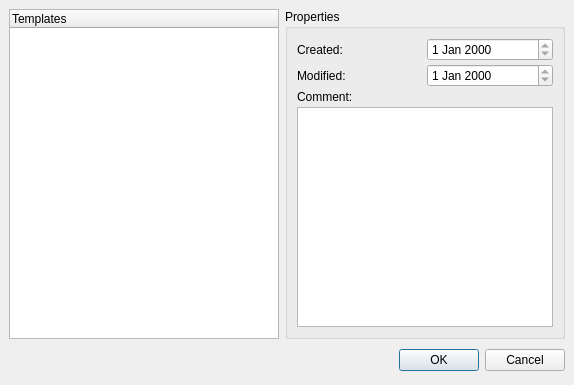
<ui version="4.0" >
 <author></author>
 <comment></comment>
 <exportmacro></exportmacro>
 <class>TemplateDialogBase</class>
 <widget class="QDialog" name="TemplateDialogBase" >
  <property name="geometry" >
   <rect>
    <x>0</x>
    <y>0</y>
    <width>574</width>
    <height>385</height>
   </rect>
  </property>
  <property name="windowTitle" >
   <string>MusE: Select Template</string>
  </property>
  <layout class="QGridLayout" >
   <property name="margin" >
    <number>9</number>
   </property>
   <property name="spacing" >
    <number>6</number>
   </property>
   <item row="0" column="1" >
    <widget class="QGroupBox" name="groupBox" >
     <property name="title" >
      <string>Properties</string>
     </property>
     <layout class="QGridLayout" >
      <property name="margin" >
       <number>9</number>
      </property>
      <property name="spacing" >
       <number>3</number>
      </property>
      <item row="0" column="1" >
       <widget class="QDateEdit" name="createdDate" >
        <property name="focusPolicy" >
         <enum>Qt::NoFocus</enum>
        </property>
        <property name="readOnly" >
         <bool>true</bool>
        </property>
       </widget>
      </item>
      <item row="1" column="1" >
       <widget class="QDateEdit" name="modifiedDate" >
        <property name="focusPolicy" >
         <enum>Qt::NoFocus</enum>
        </property>
        <property name="readOnly" >
         <bool>true</bool>
        </property>
       </widget>
      </item>
      <item row="3" column="0" >
       <widget class="QLabel" name="label_5" >
        <property name="text" >
         <string>Comment:</string>
        </property>
       </widget>
      </item>
      <item row="1" column="0" >
       <widget class="QLabel" name="label_3" >
        <property name="text" >
         <string>Modified:</string>
        </property>
       </widget>
      </item>
      <item row="0" column="0" >
       <widget class="QLabel" name="label_2" >
        <property name="text" >
         <string>Created:</string>
        </property>
       </widget>
      </item>
      <item row="4" column="0" colspan="2" >
       <widget class="QTextEdit" name="comment" >
        <property name="focusPolicy" >
         <enum>Qt::NoFocus</enum>
        </property>
        <property name="readOnly" >
         <bool>true</bool>
        </property>
       </widget>
      </item>
     </layout>
    </widget>
   </item>
   <item row="1" column="0" colspan="2" >
    <layout class="QHBoxLayout" >
     <property name="margin" >
      <number>0</number>
     </property>
     <property name="spacing" >
      <number>6</number>
     </property>
     <item>
      <spacer>
       <property name="orientation" >
        <enum>Qt::Horizontal</enum>
       </property>
       <property name="sizeHint" >
        <size>
         <width>131</width>
         <height>31</height>
        </size>
       </property>
      </spacer>
     </item>
     <item>
      <widget class="QPushButton" name="okButton" >
       <property name="text" >
        <string>OK</string>
       </property>
       <property name="default" >
        <bool>true</bool>
       </property>
      </widget>
     </item>
     <item>
      <widget class="QPushButton" name="cancelButton" >
       <property name="text" >
        <string>Cancel</string>
       </property>
      </widget>
     </item>
    </layout>
   </item>
   <item row="0" column="0" >
    <widget class="QTreeWidget" name="templateTree" >
     <column>
      <property name="text" >
       <string>Templates</string>
      </property>
     </column>
    </widget>
   </item>
  </layout>
 </widget>
 <pixmapfunction></pixmapfunction>
 <tabstops>
  <tabstop>okButton</tabstop>
  <tabstop>cancelButton</tabstop>
  <tabstop>templateTree</tabstop>
  <tabstop>modifiedDate</tabstop>
  <tabstop>createdDate</tabstop>
  <tabstop>comment</tabstop>
 </tabstops>
 <resources>
  <include location="muse.qrc" />
 </resources>
 <connections>
  <connection>
   <sender>okButton</sender>
   <signal>clicked()</signal>
   <receiver>TemplateDialogBase</receiver>
   <slot>accept()</slot>
   <hints>
    <hint type="sourcelabel" >
     <x>278</x>
     <y>253</y>
    </hint>
    <hint type="destinationlabel" >
     <x>96</x>
     <y>254</y>
    </hint>
   </hints>
  </connection>
  <connection>
   <sender>cancelButton</sender>
   <signal>clicked()</signal>
   <receiver>TemplateDialogBase</receiver>
   <slot>reject()</slot>
   <hints>
    <hint type="sourcelabel" >
     <x>369</x>
     <y>253</y>
    </hint>
    <hint type="destinationlabel" >
     <x>179</x>
     <y>282</y>
    </hint>
   </hints>
  </connection>
 </connections>
</ui>
